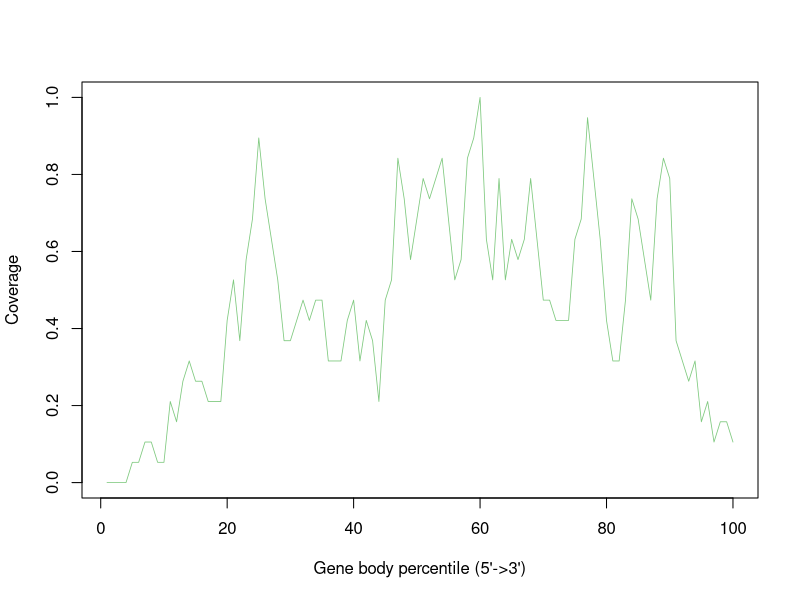

The R source for this figure:
GSM4486072_Aligned.sortedByCoord_sorted.out <- c(0.0,0.0,0.0,0.0,0.05263157894736842,0.05263157894736842,0.10526315789473684,0.10526315789473684,0.05263157894736842,0.05263157894736842,0.21052631578947367,0.15789473684210525,0.2631578947368421,0.3157894736842105,0.2631578947368421,0.2631578947368421,0.21052631578947367,0.21052631578947367,0.21052631578947367,0.42105263157894735,0.5263157894736842,0.3684210526315789,0.5789473684210527,0.6842105263157895,0.8947368421052632,0.7368421052631579,0.631578947368421,0.5263157894736842,0.3684210526315789,0.3684210526315789,0.42105263157894735,0.47368421052631576,0.42105263157894735,0.47368421052631576,0.47368421052631576,0.3157894736842105,0.3157894736842105,0.3157894736842105,0.42105263157894735,0.47368421052631576,0.3157894736842105,0.42105263157894735,0.3684210526315789,0.21052631578947367,0.47368421052631576,0.5263157894736842,0.8421052631578947,0.7368421052631579,0.5789473684210527,0.6842105263157895,0.7894736842105263,0.7368421052631579,0.7894736842105263,0.8421052631578947,0.6842105263157895,0.5263157894736842,0.5789473684210527,0.8421052631578947,0.8947368421052632,1.0,0.631578947368421,0.5263157894736842,0.7894736842105263,0.5263157894736842,0.631578947368421,0.5789473684210527,0.631578947368421,0.7894736842105263,0.631578947368421,0.47368421052631576,0.47368421052631576,0.42105263157894735,0.42105263157894735,0.42105263157894735,0.631578947368421,0.6842105263157895,0.9473684210526315,0.7894736842105263,0.631578947368421,0.42105263157894735,0.3157894736842105,0.3157894736842105,0.47368421052631576,0.7368421052631579,0.6842105263157895,0.5789473684210527,0.47368421052631576,0.7368421052631579,0.8421052631578947,0.7894736842105263,0.3684210526315789,0.3157894736842105,0.2631578947368421,0.3157894736842105,0.15789473684210525,0.21052631578947367,0.10526315789473684,0.15789473684210525,0.15789473684210525,0.10526315789473684)


pdf("GSM4486072.geneBodyCoverage.curves.pdf")
x=1:100
icolor = colorRampPalette(c("#7fc97f","#beaed4","#fdc086","#ffff99","#386cb0","#f0027f"))(1)
plot(x,GSM4486072_Aligned.sortedByCoord_sorted.out,type='l',xlab="Gene body percentile (5'->3')", ylab="Coverage",lwd=0.8,col=icolor[1])
dev.off()
